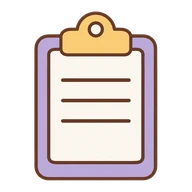
#> input picture src/assets/deco/clipboard.webp, 192 x 192 px
$ python -i remove-bg.py   (imports and definitions only)
#> lines starting #> are read from the running program, lines starting #| are printed output that depends on the picture; after the words box and inside, x2 and y2 are one past the last pixel; in counts of white or black regions, pixels touching at a corner belong together
#> further down, picture is the input picture: PIL image 192x192 RGBA; mean R, G, B, A 110.6, 99.2, 95.7, 129.5
"""イラストの無地の背景を透明にして、ウェブ用の正方形 WebP にする。

使い方: python -I scripts/remove-bg.py <元の PNG のフォルダ> <出力先フォルダ> [--size 512]

- 四隅から、背景に近い色だけを塗りつぶして透明にする（輪郭線の内側は消えない）
- 輪郭のまわりの中間色は半透明にし、背景色を差し引く（暗い背景でもふちが出ない）
- キャラのまわりを切りつめ、余白をつけた正方形に縮める
"""
import argparse
import sys
from pathlib import Path

import numpy as np
from PIL import Image, ImageDraw, ImageFilter

TOLERANCE = 28   # 背景とみなす色の差
EDGE_RANGE = 90  # これより背景から遠い色は不透明にする
MARGIN = 0.06    # 余白（一辺に対する割合）


def background_color(rgb: np.ndarray) -> np.ndarray:
    k = 8
    corners = np.concatenate([
        rgb[:k, :k].reshape(-1, 3), rgb[:k, -k:].reshape(-1, 3),
        rgb[-k:, :k].reshape(-1, 3), rgb[-k:, -k:].reshape(-1, 3),
    ])
    return np.median(corners, axis=0)


def remove_background(img: Image.Image) -> Image.Image:
    rgb = np.asarray(img.convert('RGB')).astype(np.float64)
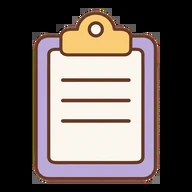
#> rgb: shape (192, 192, 3) float64; mean R, G, B 110.6, 99.2, 95.7
    bg = background_color(rgb)
#> in background_color, `corners = np.concatenate([ rgb[:k, :k].reshape(-1, 3), rgb[:k, -k:].re..`: corners = 256 rows, first 8: [0, 0, 0], [0, 0, 0], [0, 0, 0], [0, 0, 0], [0, 0, 0], [0, 0, 0], [0, 0, 0], [0, 0, 0]
#> bg = [0, 0, 0]
    dist = np.sqrt(((rgb - bg) ** 2).sum(axis=2))
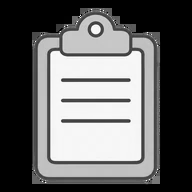
#> dist: shape (192, 192) float64; min 0, max 439.4, mean 178.2; drawn with min black and max white

    # 背景に近い画素を 0、それ以外を 255 にして、四隅から 128 で塗りつぶす
    # fromarray の画像は配列と中身を共有して読み取り専用なので、copy してから塗る
    near = Image.fromarray(np.where(dist <= TOLERANCE, 0, 255).astype(np.uint8), 'L').copy()
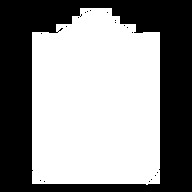
#> near: PIL image 192x192 L; 56.1% white; 19 black regions (18 under 20 px), largest, box (x1, y1, x2, y2) and area: (0, 0, 192, 192) 16156
    h, w = dist.shape
#> h = 192; w = 192
    for xy in [(0, 0), (w - 1, 0), (0, h - 1), (w - 1, h - 1)]:
        if near.getpixel(xy) == 0:
            ImageDraw.floodfill(near, xy, 128)
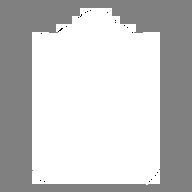
#> near: PIL image 192x192 L; min 0, max 255, mean 199.2
    is_bg = np.asarray(near) == 128
#> is_bg: shape (192, 192) bool; 43.8% white; 1 white region, box (x1, y1, x2, y2) and area: (0, 0, 192, 192) 16146

    # 背景のとなり（2画素）だけ、色の差に応じて半透明にする
    grown = np.asarray(Image.fromarray((is_bg * 255).astype(np.uint8), 'L').filter(ImageFilter.MaxFilter(5))) > 0
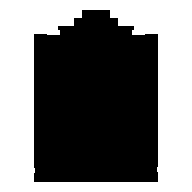
#> grown: shape (192, 192) bool; 47.1% white; 1 white region, box (x1, y1, x2, y2) and area: (0, 0, 192, 192) 17380
    edge = grown & ~is_bg
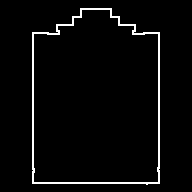
#> edge: shape (192, 192) bool; 3.3% white in thin lines or dots, all inside (x1, y1, x2, y2) = (32, 8, 160, 185)
    alpha = np.ones((h, w))
    alpha[is_bg] = 0.0
    alpha[edge] = np.clip(dist[edge] / EDGE_RANGE, 0.0, 1.0)

    # 半透明の画素から背景色を差し引く
    a = alpha[..., None]
    out_rgb = np.where(a > 0, (rgb - bg * (1 - a)) / np.maximum(a, 1e-6), 0)
    out = np.dstack([np.clip(out_rgb, 0, 255), alpha * 255]).round().astype(np.uint8)
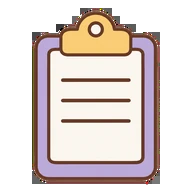
#> out: shape (192, 192, 4); mean of channels 0, 1, 2, 3 110.5, 99.2, 95.7, 143.2; transparent parts drawn white
    return Image.fromarray(out, 'RGBA')


def fit_square(img: Image.Image, size: int) -> Image.Image:
    box = img.getchannel('A').getbbox()
    if box is None:
        raise ValueError('キャラが見つかりません（全部が背景になりました）')
    char = img.crop(box)
    side = round(max(char.size) / (1 - 2 * MARGIN))
    canvas = Image.new('RGBA', (side, side), (0, 0, 0, 0))
    canvas.paste(char, ((side - char.width) // 2, (side - char.height) // 2))
    return canvas.resize((size, size), Image.LANCZOS)


def check(img: Image.Image) -> None:
    a = img.getchannel('A')
    s = img.width - 1
    corners = [a.getpixel(xy) for xy in [(0, 0), (s, 0), (0, s), (s, s)]]
    center = a.getpixel((img.width // 2, img.height // 2))
    if any(corners) or center != 255:
        raise ValueError(f'透明にできていません（四隅 {corners}、中心 {center}）')


def main() -> None:
    parser = argparse.ArgumentParser(description='イラストの背景を透明にして WebP にする')
    parser.add_argument('src', type=Path)
    parser.add_argument('dst', type=Path)
    parser.add_argument('--size', type=int, default=512)
    args = parser.parse_args()

    files = sorted(args.src.glob('*.png'))
    if not files:
        raise ValueError(f'{args.src} に PNG がありません')
    args.dst.mkdir(parents=True, exist_ok=True)
    for f in files:
        clear = remove_background(Image.open(f))
        check(clear)  # 余白をつける前に確かめる（余白の四隅は必ず透明なので）
        out = fit_square(clear, args.size)
        path = args.dst / f'{f.stem}.webp'
        out.save(path, 'WEBP', quality=90, method=6)
        print(f'{path}（{path.stat().st_size // 1024} KB）')


# [8 lines not run here, left out]

>>> from PIL import Image
>>> picture = Image.open('../src/assets/deco/clipboard.webp')
>>> result = remove_background(picture)
